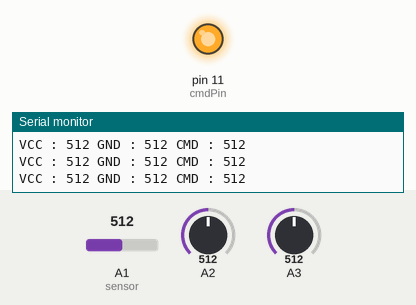
The sketch below on a simulated Arduino Uno, built with avr-gcc and run on an emulated ATmega328P. On the bench: output pins drawn as LEDs (lit = HIGH), the last lines printed to the serial monitor. The test bench sets the inputs (shaded band); at power-on: A3 = 512, A1 (sensor) = 512, A2 = 512. Pins used as bus, display or sensor lines are not drawn.

Above: at 1.2 s.
1.3 s: A3 set to 318
4.3 s: A3 set to 289
At 4.6 s:
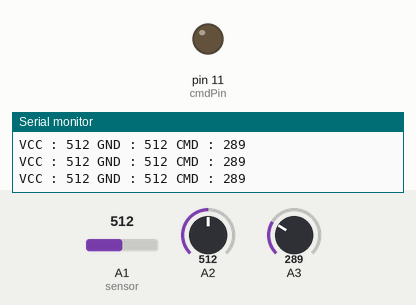
5.8 s: A1 (sensor) set to 11
7.3 s: A1 (sensor) set to 8
10.3 s: A2 set to 985
13.3 s: A2 set to 1008
Timing chart, 0 to 15.8 s (numbered marks = the images above; inputs shaded):
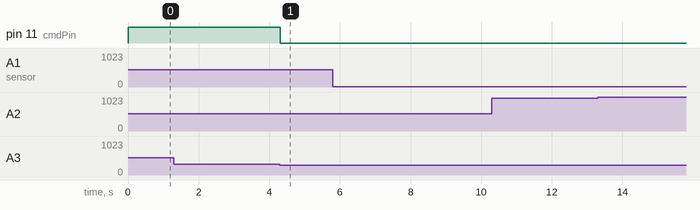

Measured:
- the behaviour switches between 301 and 300 on A3 (found by bisection; images 0 and 1)
- after the input at 4.3 s, pin 11 (cmdPin): HIGH → LOW at once

The sketch:

read_receiver.ino
```cpp
int vcc = 0;       // variable to store the value coming from the sensor
int gnd = 0;
int cmd = 0;
int cmdPin = 11;
int vccPin = 10;
int gndPin = 9;

void setup() {
  Serial.begin(9600);

  pinMode(gndPin, OUTPUT);
  pinMode(vccPin, OUTPUT);
  pinMode(cmdPin, OUTPUT);
}

void loop() {
  vcc = analogRead(A1);    // read the value from the sensor
  gnd = analogRead(A2);
  cmd = analogRead(A3);

  digitalWrite(vccPin, HIGH);
  digitalWrite(gndPin, LOW);
  if(cmd > 300){
    digitalWrite(cmdPin, HIGH);
  }
  else{
    digitalWrite(cmdPin, LOW);
  }

  /*analogWrite(cmdPin, cmd);
  analogWrite(vccPin, vcc);
  analogWrite(gndPin, gnd);*/
  Serial.print("VCC : ");
  Serial.print(vcc);
  Serial.print(" GND : ");
  Serial.print(gnd);
  Serial.print(" CMD : ");
  Serial.println(cmd);
}
```
